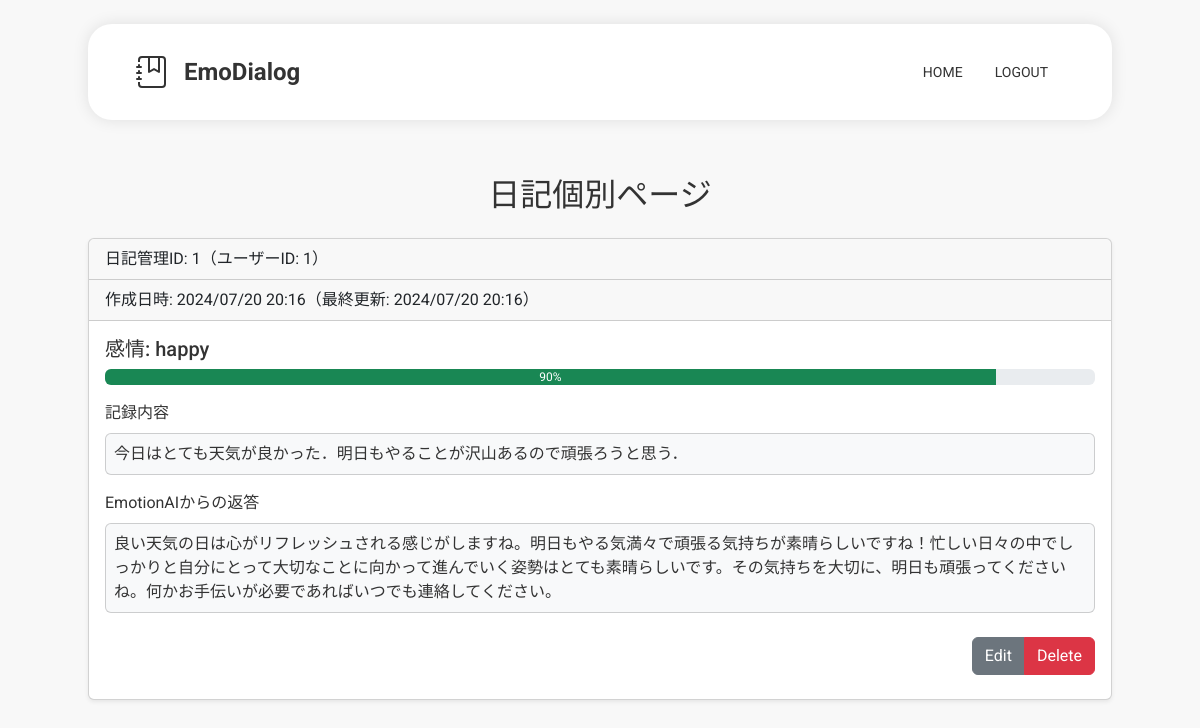
/diaries/1 (signed in), run on the app's committed database.
### models.py (models this page shows)
class Diary(db.Model):
    id = db.Column(db.Integer, primary_key=True)
    user_id = db.Column(db.Integer, db.ForeignKey('user.id'), nullable=False)
    create_at = db.Column(
        db.DateTime,
        nullable=False,
        default=lambda: datetime.now(pytz.timezone('Asia/Tokyo'))
    )
    update_at = db.Column(
        db.DateTime,
        nullable=False,
        default=lambda: datetime.now(pytz.timezone('Asia/Tokyo')),
        onupdate=lambda: datetime.now(pytz.timezone('Asia/Tokyo'))
    )
    body = db.Column(db.String(500), nullable=False)
    response = db.Column(db.String(500))
    emotion = db.Column(db.String(100))
    emotion_degree = db.Column(db.Integer)

### app.py (the view)
@app.route("/diaries/<int:diary_id>")
@login_required
@diary_owner_required
def diaryPage(diary_id):
    diary = diaryController.get_diary(diary_id)
    return render_template('diary.html', diary=diary)

### app.py (called while the page is built)
def diary_owner_required(f):
    @wraps(f)
    def decorated_function(*args, **kwargs):
        diary_id = kwargs.get('diary_id', None)
        if not diaryController.is_diary_owner(diary_id, current_user.id):
            abort(403)
        return f(*args, **kwargs)
    return decorated_function

@login_manager.user_loader
def load_user(user_id):
    return userController.user_load_control(user_id)

### controllers.py (called while the page is built)
    def user_load_control(self, user_id):
        return User.query.get(user_id)

    def is_diary_owner(self, diary_id, user_id):
        diary = Diary.query.get(diary_id)
        try:
            if diary.user_id == user_id:
                return True
        except:
            return False
        return False

    def get_diary(self, diary_id):
        diary = Diary.query.get(diary_id)
        return diary

### templates/diary.html (shortened to what this page needs)
{% extends "base.html" %}
{% block content %}
<h2 class="text-center p-3">日記個別ページ</h2>
<div class="card mx-auto mb-4 shadow-sm" style="max-width: 64rem;">
    <div class="card-header">日記管理ID: {{ diary.id }}（ユーザーID: {{ diary.user_id }}）</div>
    <div class="card-header">作成日時: {{ diary.create_at.strftime('%Y/%m/%d %H:%M') }}（最終更新: {{ diary.update_at.strftime('%Y/%m/%d %H:%M') }}）</div>
    <div class="card-body">
        <div class="emotion mb-3">
            <h5 class="card-title mb-2">感情: {{ diary.emotion }}</h5>
            <div class="progress mb-2" role="progressbar">
                <div class="progress-bar bg-success" style='width: {{ diary.emotion_degree }}%'>{{ diary.emotion_degree }}%</div>
            </div>
        </div>
        <div class="card-text mb-2 overflow-hidden">
            記録内容
        </div>
        {% if diary.response != "" %}
            <div class="card bg-body-tertiary mb-3">
                <div class="card-text m-2 overflow-hidden">
                    {{ diary.body }}
                </div>
            </div>
            <div class="card-text mb-2 overflow-hidden">
                EmotionAIからの返答
            </div>
            <div class="card bg-body-tertiary mb-3">
                <div class="card-text m-2 overflow-hidden">
                    {{ diary.response }}
                </div>
            </div>
        {% endif %}
        <div class="text-end">
            <div class="btn-group my-2" role="group">
                <a href="/diaries/{{ diary.id }}/edit" class="btn btn-secondary" id="edit_diary">Edit</a>
                <a href="/diaries/{{ diary.id }}/delete" class="btn btn-danger" id="delete_diary">Delete</a>
            </div>
        </div>
    </div>
</div>
{% endblock %}

### static/css/style.css (style rules this page uses)
* { font-family: "Roboto", "Noto Sans JP", sans-serif; color: #333; }
body { margin: 0; padding: 0; background-color: #f8f8f8; }

### data on the page
Diary: id "1", user_id "1", create_at "2024/07/20 20:16", update_at "2024/07/20 20:16", emotion "happy", emotion_degree "90", body "今日はとても天気が良かった．明日もやることが沢山あるので頑張ろうと思う．", response "良い天気の日は心がリフレッシュされる感じがしますね。明日もやる気満々で頑張る気持ちが素晴らしいですね！忙しい日々の中でしっかりと自分にとって大切なことに向かって進んでいく姿勢はとても素晴らしいです。その気持ちを大切に、明日も頑張ってくださいね。何かお手伝いが必要であればいつでも連絡してください。"
